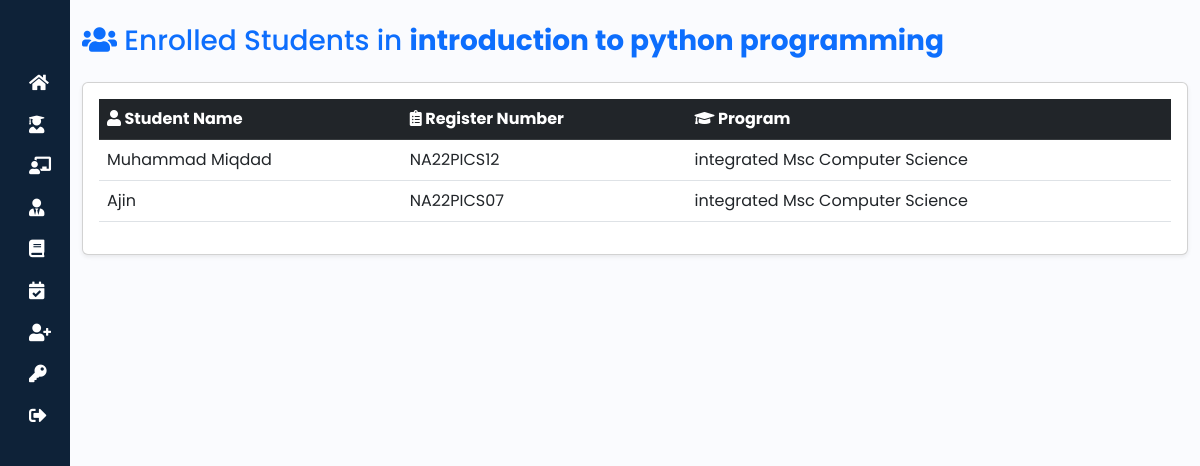
The page /course-students/5/ (signed in) on the database as committed earlier.
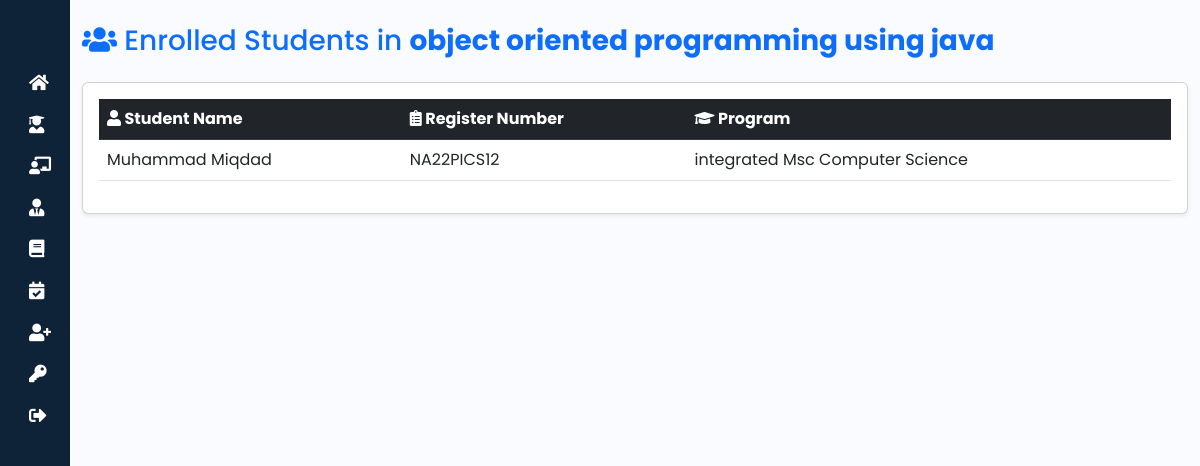
The same page on the database as committed later.
### rapid/models.py (models this page shows, shortened)
class Course(models.Model):
    SEMESTER_CHOICES = [
        ('1', 'First Semester'),
        ('2', 'Second Semester'),
        ('3', 'Third Semester'),
        ('4', 'Fourth Semester'),
        ('5', 'Fifth Semester'),
        ('6', 'Sixth Semester'),
        ('7', 'Seventh Semester'),
        ('8', 'Eighth Semester'),
    ]
    course_id = models.AutoField(primary_key=True)
    course_code = models.CharField(max_length=20, unique=True)
    course_title = models.CharField(max_length=100)
    credit = models.DecimalField(max_digits=4, decimal_places=2)
    department_id = models.ForeignKey(Department, on_delete=models.CASCADE)
    semester = models.CharField(max_length=1, choices=SEMESTER_CHOICES)

class StudentCourse(models.Model):
    id = models.AutoField(primary_key=True)
    student_id = models.ForeignKey(Student, on_delete=models.CASCADE)
    course_id=models.ForeignKey(Course, on_delete=models.CASCADE)
    class Meta:
        db_table = 'student_course'  # Custom table name
        unique_together = ('student_id', 'course_id')  # Prevent duplicate entries for the same student and course
        verbose_name = 'Student Course'
        verbose_name_plural = 'Student Courses'

class Student(models.Model):
    student_id = models.AutoField(primary_key=True)
    student_name = models.CharField(max_length=100)
    student_register_number = models.CharField(max_length=20, unique=True)
    student_admission_number = models.CharField(max_length=20, unique=True)
    program_id = models.ForeignKey(Program, on_delete=models.CASCADE)
    department_id = models.ForeignKey(Department, on_delete=models.CASCADE, null=True, blank=True)

class Program(models.Model):
    program_id = models.AutoField(primary_key=True)
    program_name = models.CharField(max_length=100, unique=True)
    department_id = models.ForeignKey(Department, on_delete=models.CASCADE)

### rapid/views.py (the view)
# urls.py: path('course-students/<int:course_id>/', views.course_students, name='course_students'),
@login_required
def course_students(request, course_id):
    course = get_object_or_404(Course, course_id=course_id)
    student_course_list = StudentCourse.objects.filter(course_id=course_id)
    return render(request, 'rapid/course_students.html', {'student_course_list': student_course_list,'course': course})

### rapid/templates/rapid/course_students.html (shortened to what this page needs)
{% extends "hod_dashboard_base.html" %}
{% block content %}
<div class="container mt-4">
    <div class="d-flex justify-content-between align-items-center mb-3">
        <h3 class="text-primary">
            <i class="fas fa-users"></i> Enrolled Students in <strong>{{ course.course_title }}</strong>
        </h3>
    </div>
    <div class="card shadow-sm">
        <div class="card-body">
            <div class="table-responsive">
                <table class="table table-hover align-middle">
                    <thead class="table-dark">
                        <tr>
                            <th><i class="fas fa-user"></i> Student Name</th>
                            <th><i class="fas fa-clipboard-list"></i> Register Number</th>
                            <th><i class="fas fa-graduation-cap"></i> Program</th>
                        </tr>
                    </thead>
                    <tbody>
                        {% for enrollment in student_course_list %}
                            <tr>
                                <td>{{ enrollment.student_id.student_name }}</td>
                                <td>{{ enrollment.student_id.student_register_number }}</td>
                                <td>{{ enrollment.student_id.program_id.program_name }}</td>
                            </tr>
                        {% empty %}
                            <tr>
                                <td colspan="4" class="text-center text-muted py-3">
                                    <i class="fas fa-exclamation-circle"></i> No students are enrolled in this course.
                                </td>
                            </tr>
                        {% endfor %}
                    </tbody>
                </table>
            </div>
        </div>
    </div>
</div>
{% endblock %}

Rows that differ between the two databases and show on the page:
removed StudentCourse: student_id.student_name "Ajin", student_id.student_register_number "NA22PICS07", student_id.program_id.program_name "integrated Msc Computer Science"
changed Course: course_title "introduction to python programming" → "object oriented programming using java"
